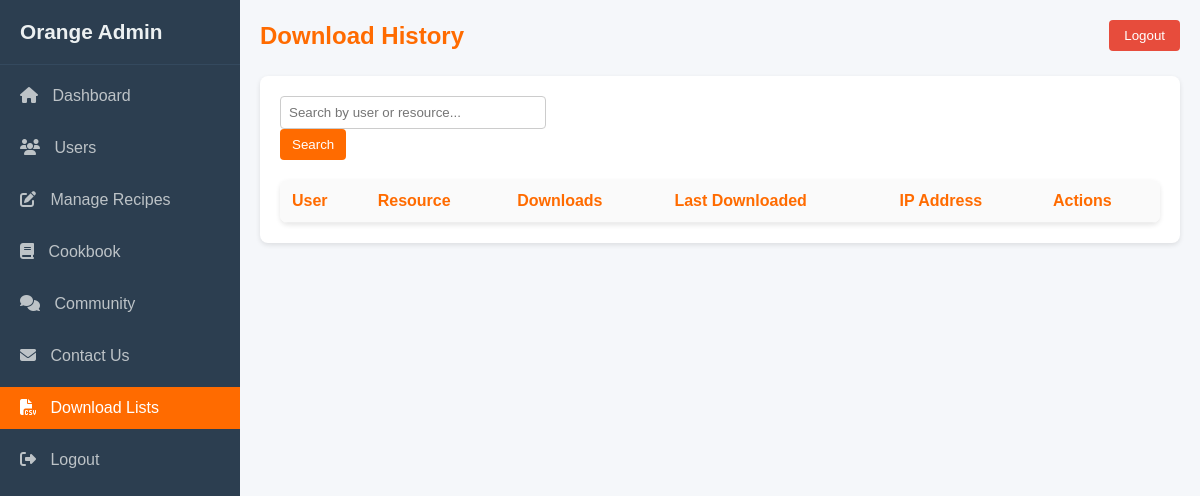
/admin/index.php (signed in), run on an earlier commit of the app's database.
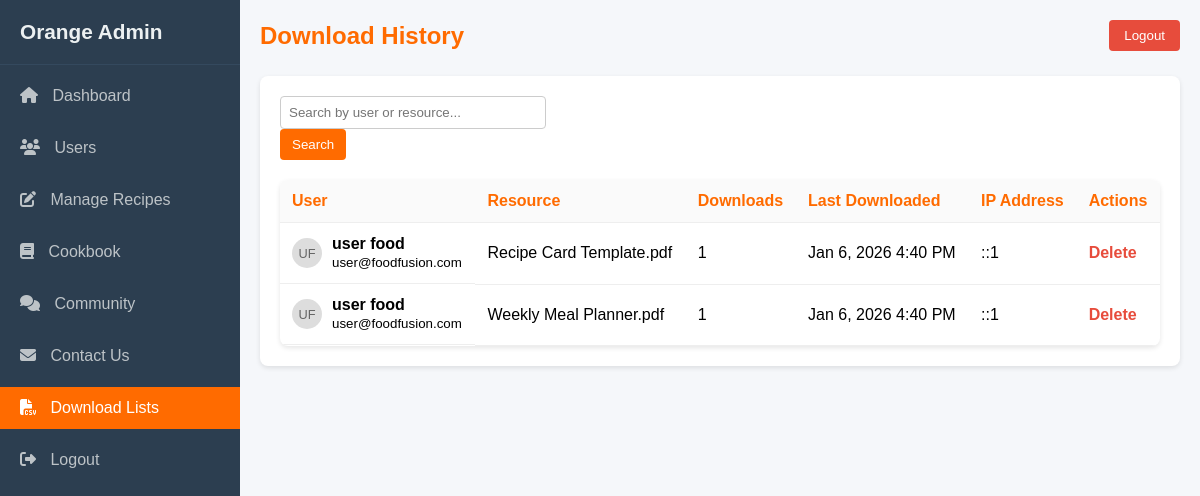
And on a later commit of the database.
### tables this page shows
CREATE TABLE `resource_downloads` (
  `id` int(11) NOT NULL,
  `user_id` int(11) NOT NULL,
  `resource_id` int(11) NOT NULL,
  `resource_name` varchar(255) NOT NULL,
  `download_count` int(11) DEFAULT 1,
  `last_downloaded` timestamp NOT NULL DEFAULT current_timestamp() ON UPDATE current_timestamp(),
  `ip_address` varchar(45) DEFAULT NULL,
  `user_agent` text DEFAULT NULL,
  `created_at` timestamp NOT NULL DEFAULT current_timestamp()
);

CREATE TABLE `users` (
  `id` int(11) NOT NULL,
  `first_name` varchar(50) NOT NULL,
  `last_name` varchar(50) NOT NULL,
  `email` varchar(100) NOT NULL,
  `password` varchar(255) NOT NULL,
  `bio` text DEFAULT NULL,
  `failed_attempts` int(11) DEFAULT 0,
  `locked_until` datetime DEFAULT NULL,
  `is_admin` tinyint(1) DEFAULT 0,
  `created_at` timestamp NOT NULL DEFAULT current_timestamp(),
  `updated_at` timestamp NOT NULL DEFAULT current_timestamp() ON UPDATE current_timestamp()
);

### admin/index.php (the view, shortened to what this page needs)
<?php
include 'auth.php';
$pageTitle = 'Download History';
$stmt = $db->prepare("
    SELECT rd.*, u.first_name, u.last_name, u.email
    FROM resource_downloads rd
    JOIN users u ON rd.user_id = u.id
    ORDER BY rd.last_downloaded DESC
");
$stmt->execute();
$downloads = $stmt->fetchAll(PDO::FETCH_ASSOC);
?>
<!DOCTYPE html>
<html lang="en">
<head>
    <link rel="stylesheet" href="https://cdnjs.cloudflare.com/ajax/libs/font-awesome/6.5.0/css/all.min.css">
</head>
<body>
<div class="sidebar" id="sidebar">
    <div class="sidebar-header">Orange Admin</div>
    <ul class="nav-links">
        <li><a href="index.php"><i class="fas fa-home"></i> Dashboard</a></li>
        <li><a href="users.php"><i class="fas fa-users"></i> Users</a></li>
        <li><a href="manage-recipes.php"><i class="fas fa-edit"></i> Manage Recipes</a></li>
        <li><a href="cookbook.php"><i class="fas fa-book"></i> Cookbook</a></li>
        <li><a href="community.php"><i class="fas fa-comments"></i> Community</a></li>
        <li><a href="contact-messages.php"><i class="fas fa-envelope"></i> Contact Us</a></li>
        <li><a href="download-list.php" class="active"><i class="fas fa-file-csv"></i> Download Lists</a></li>
        <li><a href="../logout.php"><i class="fas fa-sign-out-alt"></i> Logout</a></li>
    </ul>
</div>
<div class="main-content" id="mainContent">
    <div class="header">
        <h1><?= htmlspecialchars($pageTitle) ?></h1>
        <form method="POST" action="../logout.php" style="display:inline;">
            <button type="submit" class="logout-btn">Logout</button>
        </form>
    </div>
    <div class="page-content">
        <div class="search-box">
            <form method="GET">
                <input type="text" name="search" placeholder="Search by user or resource..."
                       value="<?= htmlspecialchars($_GET['search'] ?? '') ?>">
                <button type="submit">Search</button>
            </form>
        </div>
        <table class="download-table">
            <thead>
                <tr>
                    <th>User</th>
                    <th>Resource</th>
                    <th>Downloads</th>
                    <th>Last Downloaded</th>
                    <th>IP Address</th>
                    <th>Actions</th>
                </tr>
            </thead>
            <tbody>
                <?php foreach ($downloads as $d): ?>
                <tr>
                    <td class="user-info">
                        <div class="user-avatar">
                            <?= strtoupper(substr($d['first_name'], 0, 1) . substr($d['last_name'], 0, 1)) ?>
                        </div>
                        <div>
                            <strong><?= htmlspecialchars($d['first_name'] . ' ' . $d['last_name']) ?></strong><br>
                            <small><?= htmlspecialchars($d['email']) ?></small>
                        </div>
                    </td>
                    <td><?= htmlspecialchars($d['resource_name']) ?></td>
                    <td><?= $d['download_count'] ?></td>
                    <td><?= date('M j, Y g:i A', strtotime($d['last_downloaded'])) ?></td>
                    <td><?= htmlspecialchars($d['ip_address']) ?></td>
                    <td class="actions">
                        <a href="#" onclick="confirmDelete(<?= $d['id'] ?>)" class="delete">Delete</a>
                    </td>
                </tr>
                <?php endforeach; ?>
            </tbody>
        </table>
    </div>
</div>
</body>
</html>

What changed in the data, as far as the page shows it:
added resource_downloads: user.last_name "UF", user.last_name "user food", user.email "user@foodfusion.com", resource_name "Recipe Card Template.pdf", download_count "1", last_downloaded "Jan 6, 2026 4:40 PM", ip_address "::1"
added resource_downloads: user.last_name "UF", user.last_name "user food", user.email "user@foodfusion.com", resource_name "Weekly Meal Planner.pdf", download_count "1", last_downloaded "Jan 6, 2026 4:40 PM", ip_address "::1"
